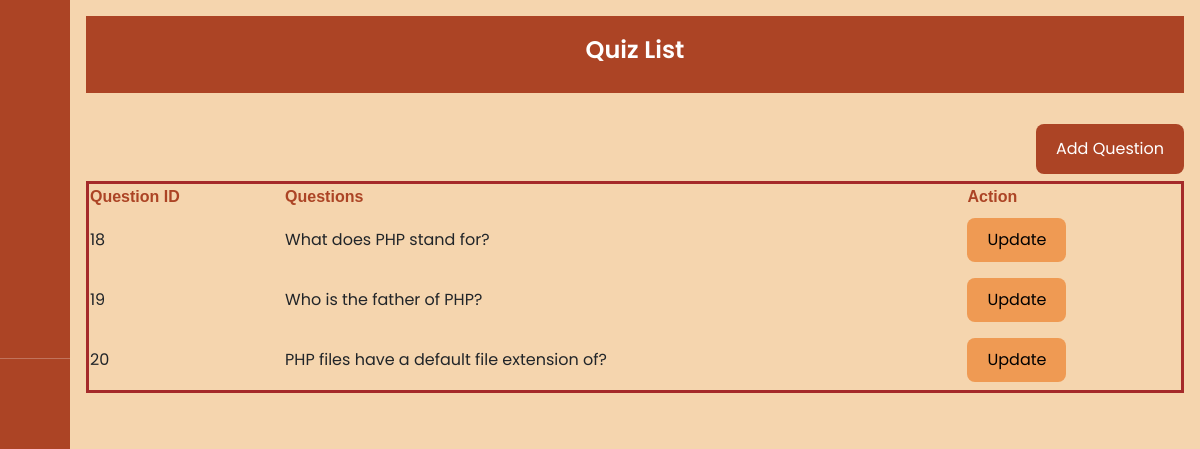
/admin/manage_question.php (signed in), run on the app's committed database.
### tables this page shows
CREATE TABLE `tb_question` (
  `question_id` int(11) NOT NULL,
  `quiz_id` int(11) NOT NULL,
  `question` varchar(50) NOT NULL
);

### function/functions.php (called while the page is built, shortened)
<?php
include('../mysql_connect.php');
function getAll($table)
{
    global $conn;
    $query = "SELECT * FROM $table";
    return $query_run = mysqli_query($conn, $query);
}
?>

### admin/manage_question.php (the view, shortened to what this page needs)
<?php
include('../auth_session.php');
include('../function/functions.php');
?>
<!doctype html>
<html lang="en">
<head>
    <link href="https://cdn.jsdelivr.net/npm/bootstrap@5.3.3/dist/css/bootstrap.min.css" rel="stylesheet">
    <link rel="stylesheet" type="text/css" href="assets/css/style.css" />
    <link rel="stylesheet" type="text/css" href="assets/css/sidebar.css" />
    <link rel="stylesheet" href="https://cdn.datatables.net/2.0.2/css/dataTables.dataTables.css">
    <link href="https://cdn.lineicons.com/4.0/lineicons.css" rel="stylesheet" />
</head>
<body>
    <div class="d-flex" id="wrapper">
        <?php
        include('sidebar.php');
        ?>
        <div class="main p-3">
            <div id="page-content-wrapper">
                <header>
                    <h1>Quiz List</h1>
                </header>
                <br>
                <button class="btn addbtn float-end" data-bs-toggle="modal" data-bs-target="#addQuestionModal">Add Question</button>
                <div class="responsive">
                    <table id="example" class="display" style="width:100%">
                        <thead>
                            <tr>
                                <th scope="col">Question ID</th>
                                <th scope="col">Questions</th>
                                <th>Action</th>
                            </tr>
                        </thead>
                        <tbody>
                            <?php
                            $questions = getAll("tb_question");
                            if (mysqli_num_rows($questions) > 0) {
                                foreach ($questions as $item) {
                            ?>
                                    <tr>
                                        <td><?= $item['question_id']; ?></td>
                                        <td><?= $item['question']; ?></td>
                                        <td> <button type="button" class="updatebtn" data-bs-toggle="modal" data-bs-target="#updateModal<?= $item['question_id']; ?>">Update</button>
                                        </td>
                                    </tr>
                            <?php
                                }
                            }
                            ?>
                        </tbody>
                    </table>
                </div>
            </div>
        </div>
</body>
</html>

### admin/assets/css/style.css (style rules this page uses)
header { background-color: #ac4425; padding: 20px; text-align: center; font-size: 20px; color: white; }
body { background: #f5d5ae; }
table { border-style: solid; border-width: 3px; border-color: brown; }
th { font-family: "Arial"; color: #ac4425; }
.updatebtn { padding: 10px 20px; margin: 7px 0; border: none; cursor: pointer; background-color: #ef9a53; border-radius: 8px; color: black; }
.addbtn { padding: 13px 20px; margin: 7px 0; border: none; cursor: pointer; background-color: #ac4425; border-radius: 8px; color: white; }

### admin/assets/css/sidebar.css (style rules this page uses)
h1 { font-weight: 600; font-size: 1.5rem; }
body { font-family: "Poppins", sans-serif; }
.main { min-height: 100vh; width: 100%; overflow: hidden; transition: all 0.35s ease-in-out; background-color: #f5d5ae; }

### data on the page
tb_question: question_id "18", question "What does PHP stand for?"
tb_question: question_id "19", question "Who is the father of PHP?"
tb_question: question_id "20", question "PHP files have a default file extension of?"
